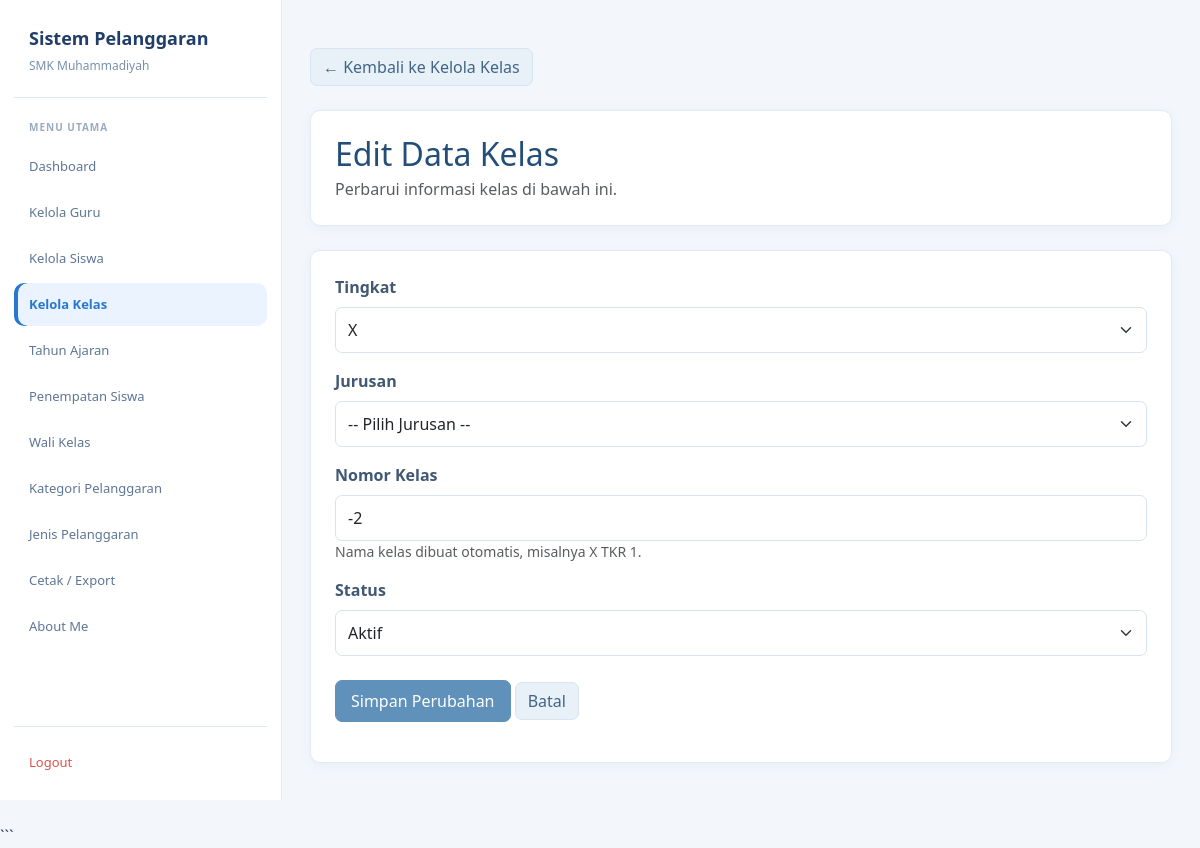
The app's page /admin/edit_kelas.php?id=4 (signed in), older data.
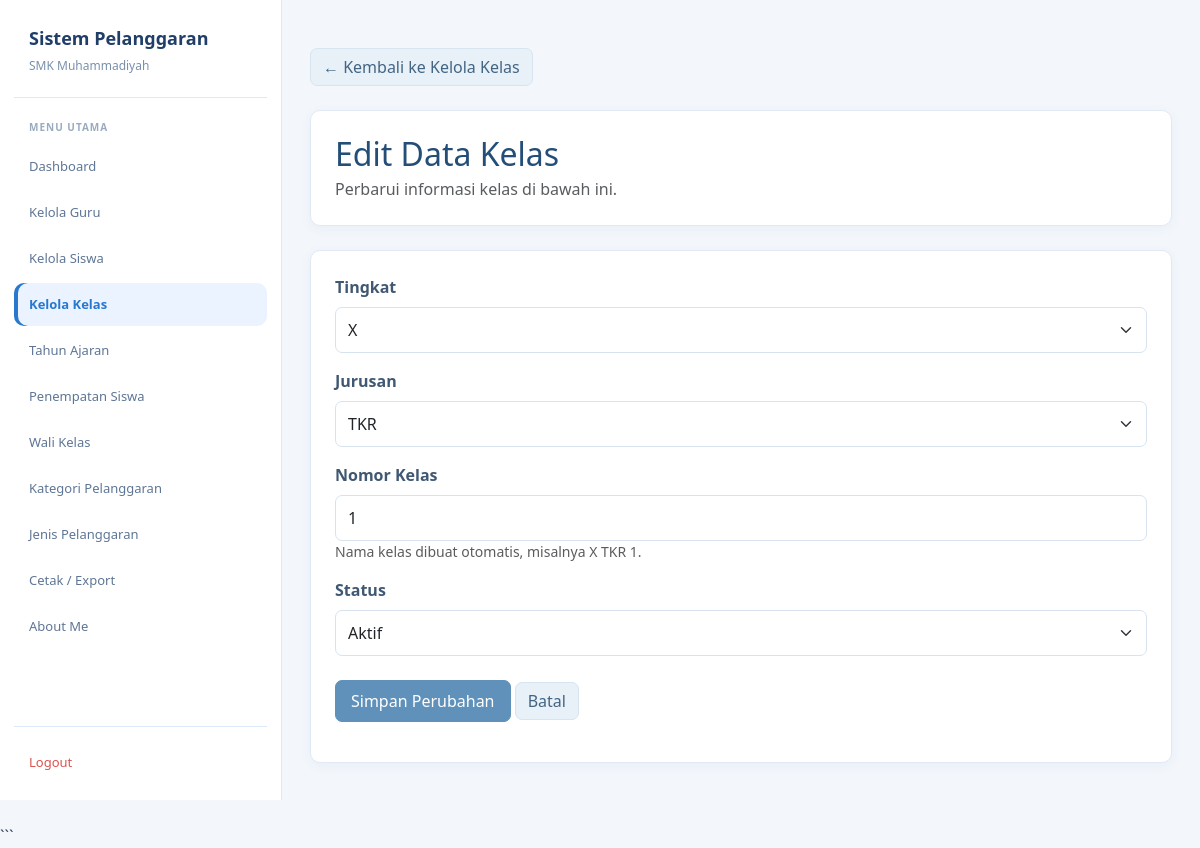
The same page, newer data.
### tables this page shows
CREATE TABLE `t_kelas` (
  `id` int(11) NOT NULL,
  `nama` varchar(100) NOT NULL,
  `tingkat` varchar(20) NOT NULL,
  `jurusan` varchar(100) NOT NULL,
  `status_aktif` tinyint(1) DEFAULT NULL,
  `created_at` timestamp NULL DEFAULT current_timestamp(),
  `update_at` timestamp NULL DEFAULT current_timestamp()
);

### admin/edit_kelas.php (the view, shortened to what this page needs)
<?php
include "../config/koneksi.php";
function e($value) {
    return htmlspecialchars((string)($value ?? ''), ENT_QUOTES, 'UTF-8');
}
$id = (int) $_GET['id'];
$hasil = mysqli_query(
    $koneksi,
    "SELECT * FROM t_kelas WHERE id = $id LIMIT 1"
);
$kelas = mysqli_fetch_assoc($hasil);
$nama_awal = $kelas['nama'];
$tingkat = $kelas['tingkat'];
$jurusan = $kelas['jurusan'];
$nomor = (int) substr(
    $nama_awal,
    strrpos($nama_awal, ' ') + 1
);
$status_aktif = (int) $kelas['status_aktif'];
?>
<!DOCTYPE html>
<html lang="id">
<head>
<link href="https://cdn.jsdelivr.net/npm/bootstrap@5.3.8/dist/css/bootstrap.min.css" rel="stylesheet">
</head>
<body>
<aside class="sidebar">
    <div class="brand">
        <div class="brand-title">Sistem Pelanggaran</div>
        <div class="brand-subtitle">SMK Muhammadiyah</div>
    </div>
    <div class="menu-title">Menu Utama</div>
    <nav class="menu">
        <a href="../dashboard.php" class="menu-link">Dashboard</a>
        <a href="guru.php" class="menu-link">Kelola Guru</a>
        <a href="siswa.php" class="menu-link">Kelola Siswa</a>
        <a href="kelas.php" class="menu-link active">Kelola Kelas</a>
        <a href="tahun_ajaran.php" class="menu-link">Tahun Ajaran</a>
        <a href="penempatan_siswa.php" class="menu-link">Penempatan Siswa</a>
        <a href="wali_kelas.php" class="menu-link">Wali Kelas</a>
        <a href="kategori_pelanggaran.php" class="menu-link">Kategori Pelanggaran</a>
        <a href="jenis_pelanggaran.php" class="menu-link">Jenis Pelanggaran</a>
        <a href="cetak_export.php" class="menu-link">Cetak / Export</a>
        <a href="../about.php" class="menu-link">About Me</a>
    </nav>
    <div class="logout">
        <a href="../logout.php" class="menu-link">Logout</a>
    </div>
</aside>
<main class="main">
<div class="container py-4">
    <div class="mb-4">
        <a href="kelas.php" class="btn btn-secondary">
            &larr; Kembali ke Kelola Kelas
        </a>
    </div>
    <div class="card mb-4">
        <div class="card-body">
            <h2 class="judul mb-1">Edit Data Kelas</h2>
            <p class="text-muted mb-0">
                Perbarui informasi kelas di bawah ini.
            </p>
        </div>
    </div>
    <div class="card">
        <div class="card-body">
            <form method="POST" action="edit_kelas.php?id=<?= $id; ?>">
                <div class="mb-3">
                    <label class="form-label">Tingkat</label>
                    <select name="tingkat" class="form-select" required>
                        <?php foreach (['X', 'XI', 'XII'] as $pilihan) { ?>
                            <option value="<?= e($pilihan); ?>"
                                <?= $tingkat === $pilihan ? 'selected' : ''; ?>>
                                <?= e($pilihan); ?>
                            </option>
                        <?php } ?>
                    </select>
                </div>
                <div class="mb-3">
                    <label class="form-label">Jurusan</label>
                    <select name="jurusan" class="form-select" required>
                        <option value="">-- Pilih Jurusan --</option>
                        <?php foreach (['TKR', 'TSM', 'TKJ', 'RPL', 'BD'] as $pilihan) { ?>
                            <option value="<?= e($pilihan); ?>"
                                <?= $jurusan === $pilihan ? 'selected' : ''; ?>>
                                <?= e($pilihan); ?>
                            </option>
                        <?php } ?>
                    </select>
                </div>
                <div class="mb-3">
                    <label class="form-label">Nomor Kelas</label>
                    <input
                        type="number"
                        name="nomor"
                        class="form-control"
                        min="1"
                        max="5"
                        value="<?= e($nomor); ?>"
                        required
                    >
                    <small class="text-muted">
                        Nama kelas dibuat otomatis, misalnya X TKR 1.
                    </small>
                </div>
                <div class="mb-4">
                    <label class="form-label">Status</label>
                    <select name="status_aktif" class="form-select" required>
                        <option value="1"
                            <?= $status_aktif === 1 ? 'selected' : ''; ?>>
                            Aktif
                        </option>
                    </select>
                </div>
                <button type="submit" name="simpan" class="btn btn-primary">
                    Simpan Perubahan
                </button>
                <a href="kelas.php" class="btn btn-secondary">
                    Batal
                </a>
            </form>
        </div>
    </div>
</div>
</main>
</body>
</html>

Row changes from the older to the newer data that the page shows:
changed t_kelas "Aktif": nomor "-2" → "1"
Text that changed along with them:
form field jurusan: "-- Pilih Jurusan --" → "TKR"
